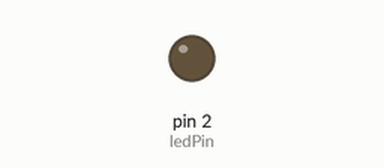
Bench run of a sketch on a simulated Arduino Uno, built with avr-gcc and run on an emulated ATmega328P. On the bench: output pins drawn as LEDs (lit = HIGH).

Above: at 1.0 s.
At 8.0 s:
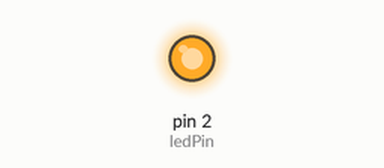
Timing chart, 0 to 8.5 s (numbered marks = the images above):
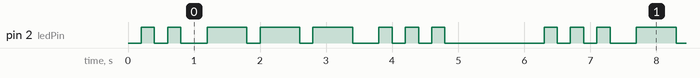

The sketch:

ex03.ino
```cpp
// ex03/lab03.ino
// 使用 millis() 发送 SOS 信号（非阻塞）
// SOS = 3短闪 + 3长闪 + 3短闪，结束后长熄灭1.5秒

const int ledPin = 2;

// ----- SOS 参数定义（单位：毫秒）-----
const int totalSteps = 9;  // 总共9次闪动

// 每次闪动的“亮灯”持续时间
const int onDuration[totalSteps] = {
  200, 200, 200,   // 3次短闪（S）
  600, 600, 600,   // 3次长闪（O）
  200, 200, 200    // 3次短闪（S）
};

// 每次闪动后的“熄灯”持续时间
// 注意：第9次（索引8）结束后是长暂停1500ms，然后从头开始
const int offDuration[totalSteps] = {
  200, 200, 400,   // 第3次短闪后，停400ms（字母间隔）
  200, 200, 400,   // 第6次长闪后，停400ms（字母间隔）
  200, 200, 1500   // 第9次短闪后，停1500ms（单词间隔，结束后重置）
};

// ----- 状态变量 -----
int currentStep = 0;            // 当前执行到第几步（0~8）
bool isLedOn = false;           // 当前LED是否亮着
unsigned long stepStartTime = 0; // 当前步骤开始的时间戳

void setup() {
  pinMode(ledPin, OUTPUT);
  digitalWrite(ledPin, LOW);    // 初始熄灭
  stepStartTime = millis();     // 记录起始时间
}

void loop() {
  unsigned long currentMillis = millis();
  unsigned long elapsed = currentMillis - stepStartTime;

  // ---------- 当前 LED 是熄灭状态 ----------
  if (!isLedOn) {
    // 等待“熄灯持续时间”结束，然后点亮
    if (elapsed >= offDuration[currentStep]) {

      // 检查是否完成了整个 SOS 周期（即第9步熄灯结束）
      if (currentStep == totalSteps - 1) {
        currentStep = 0;        // 重置到第0步，重新开始SOS
      } else {
        currentStep++;          // 进入下一步
      }

      // 点亮 LED，标记为亮灯状态，重置计时器
      digitalWrite(ledPin, HIGH);
      isLedOn = true;
      stepStartTime = currentMillis;
    }
  }
  // ---------- 当前 LED 是点亮状态 ----------
  else {
    // 等待“亮灯持续时间”结束，然后熄灭
    if (elapsed >= onDuration[currentStep]) {

      // 熄灭 LED，标记为熄灯状态，重置计时器
      digitalWrite(ledPin, LOW);
      isLedOn = false;
      stepStartTime = currentMillis;
    }
  }
}
```

Measured:
- by itself, pin 2 (ledPin): repeats every 6.5 s: LOW 0.20 s, HIGH 0.20 s, LOW 0.40 s, 2 × (HIGH 0.60 s, LOW 0.20 s), HIGH 0.60 s, LOW 0.40 s, 2 × (HIGH 0.20 s, LOW 0.20 s), HIGH 0.20 s, LOW 1.5 s, HIGH 0.20 s, LOW 0.20 s, HIGH 0.20 s
- by itself, everything shown: repeats every 6.5 s, in 18 steps
